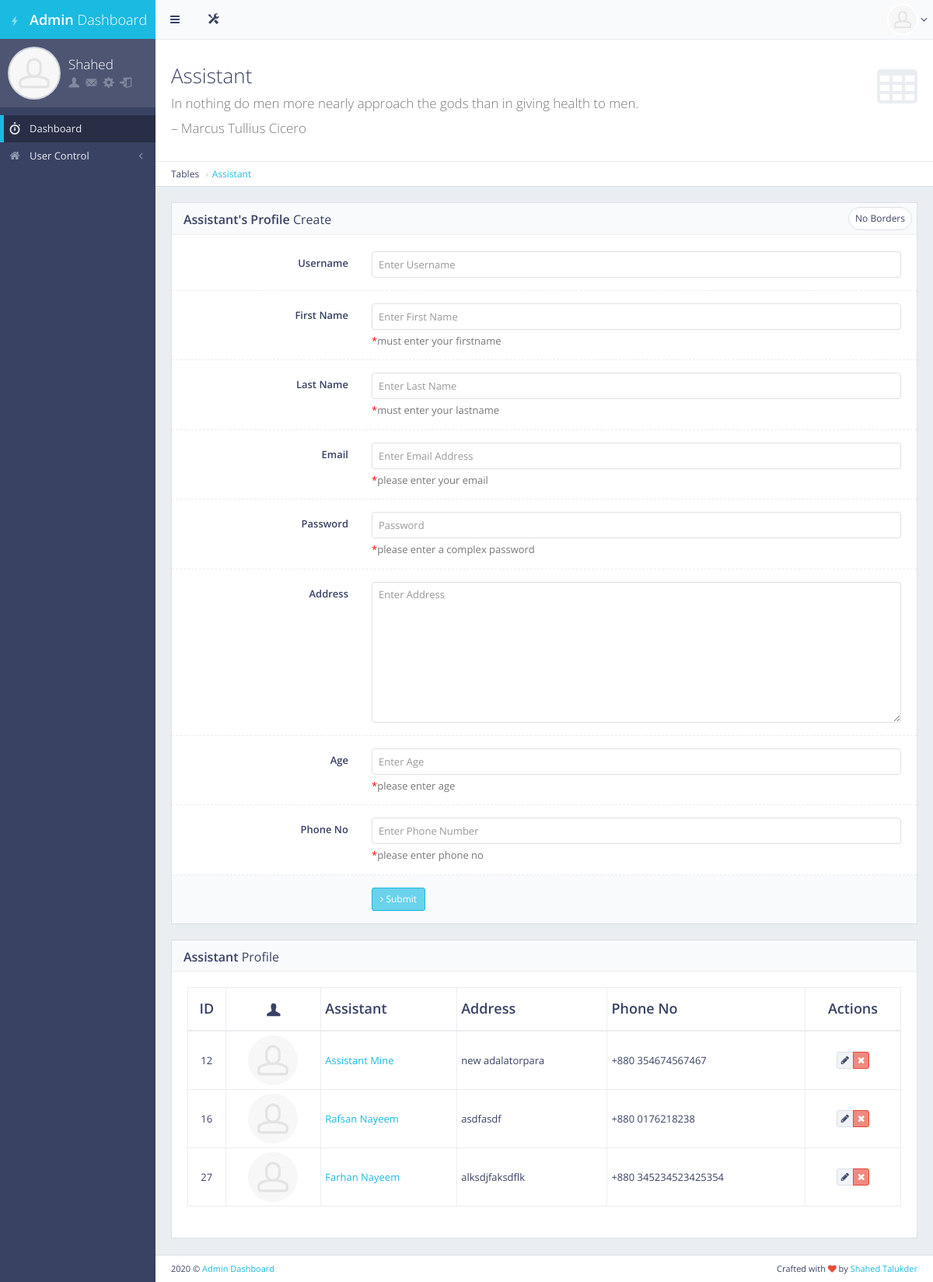
/crudAssistant/ (signed in), run on the app's committed database.
### main/models.py (models this page shows, shortened)
class User(AbstractUser):
    is_patient = models.BooleanField(default=False)
    is_doctor = models.BooleanField(default=False)
    is_nurse = models.BooleanField(default=False)
    is_assistant = models.BooleanField(default=False)
    is_admin = models.BooleanField(default=False)
    is_registered = models.BooleanField(default=False)

class Assistant(models.Model):
    user = models.OneToOneField(User, on_delete=models.CASCADE, primary_key=True,related_name="assistantuser")
    full_name = models.CharField(max_length=120, blank=True,null=True)
    address = models.CharField(max_length=500,blank=True,null=True)
    age = models.CharField(max_length=50, blank=True, null=True)
    phone_no = models.CharField(max_length=50,blank=True,null=True)
    class Meta:
        db_table = "assistant_info"

### frontend/views.py (the view, shortened to what this page needs)
# urls.py: path('crudAssistant/', views.crudAssistant, name="crudAssistant"),
def crudAssistant(request):
    if request.user.is_authenticated and request.user.is_superuser:
        assis = Assistant.objects.all()
        context = {"title":"Manage Assistant","assistant":assis}
        return render(request, 'front/crud_assistant.html', context)
    else:
        return redirect('/')

### frontend/templates/front/crud_assistant.html (shortened to what this page needs)
{%extends 'front/base.html'%}
{%load static%}
{%block main_content%}
<div id="page-content">
    <div class="content-header">
        <div class="header-section">
            <h1>
                <i class="fa fa-table"></i>Assistant<br><small>In nothing do men more nearly approach the gods than in giving health to men.</small><br/><small>– Marcus Tullius Cicero</small>
            </h1>
        </div>
    </div>
    <ul class="breadcrumb breadcrumb-top">
        <li>Tables</li>
        <li><a href="">Assistant</a></li>
    </ul>
    <div class="row">
        <div class="col-md-12">
            <div class="block">
                <div class="block-title">
                    <div class="block-options pull-right">
                        <a href="javascript:void(0)" class="btn btn-alt btn-sm btn-default toggle-bordered enable-tooltip" data-toggle="button" title="" data-original-title="Toggles .form-bordered class">No Borders</a>
                    </div>
                    <h2><strong>Assistant's Profile</strong> Create</h2>
                </div>
                <form method="POST" class="form-horizontal form-bordered">
                    <div class="form-group">
                        <label class="col-md-3 control-label">Username</label>
                        <div class="col-md-9">
                            <input class="form-control" name="assistantUsername" id="username" placeholder="Enter Username" />
                        </div>
                    </div>
                    <div class="form-group">
                        <label class="col-md-3 control-label" for="example-text-input">First Name</label>
                        <div class="col-md-9">
                            <input type="text" id="firstname" name="assistantFirstname" class="form-control" placeholder="Enter First Name">
                            <span class="help-block"><span style="color:red">*</span>must enter your firstname</span>
                        </div>
                    </div>
                    <div class="form-group">
                        <label class="col-md-3 control-label" for="example-text-input">Last Name</label>
                        <div class="col-md-9">
                            <input type="text" id="lastname" name="assistantLastname" class="form-control" placeholder="Enter Last Name">
                            <span class="help-block"><span style="color:red">*</span>must enter your lastname</span>
                        </div>
                    </div>
                    <div class="form-group">
                        <label class="col-md-3 control-label" for="example-email-input">Email</label>
                        <div class="col-md-9">
                            <input type="email" id="email" name="assistantEmail" class="form-control" placeholder="Enter Email Address">
                            <span class="help-block"><span style="color:red">*</span>please enter your email</span>
                        </div>
                    </div>
                    <div class="form-group">
                        <label class="col-md-3 control-label" for="example-password-input">Password</label>
                        <div class="col-md-9">
                            <input type="password" id="password1" name="assistantPassword1" class="form-control" placeholder="Password">
                            <span class="help-block"><span style="color:red">*</span>please enter a complex password</span>
                        </div>
                    </div>
                    <div class="form-group">
                        <label class="col-md-3 control-label" for="example-textarea-input">Address</label>
                        <div class="col-md-9">
                            <textarea id="address" name="assistantAddress" rows="9" class="form-control" placeholder="Enter Address"></textarea>
                        </div>
                    </div>
                    <div class="form-group">
                        <label class="col-md-3 control-label" for="example-email-input">Age</label>
                        <div class="col-md-9">
                            <input type="text" id="age" name="assistantAge" class="form-control" placeholder="Enter Age">
                            <span class="help-block"><span style="color:red">*</span>please enter age</span>
                        </div>
                    </div>
                    <div class="form-group">
                        <label class="col-md-3 control-label" for="example-email-input">Phone No</label>
                        <div class="col-md-9">
                            <input type="text" id="email" name="assistantPhoneno" class="form-control" placeholder="Enter Phone Number">
                            <span class="help-block"><span style="color:red">*</span>please enter phone no</span>
                        </div>
                    </div>
                    <div class="form-group form-actions">
                        <div class="col-md-9 col-md-offset-3">
                            <button type="submit" class="btn btn-sm btn-primary"><i class="fa fa-angle-right"></i> Submit</button>
                        </div>
                    </div>
                </form>
            </div>
        </div>
    </div>
    <div class="block full">
        <div class="block-title">
            <h2><strong>Assistant</strong> Profile</h2>
        </div>
        <div class="table-responsive">
            <table id="example-datatable" class="table table-vcenter table-condensed table-bordered">
                <thead>
                    <tr>
                        <th class="text-center">ID</th>
                        <th class="text-center"><i class="gi gi-user"></i></th>
                        <th>Assistant</th>
                        <th>Address</th>
                        <th>Phone No</th>
                        <th class="text-center">Actions</th>
                    </tr>
                </thead>
                <tbody>
                    {%for i in assistant%}
                    <tr>
                        <td class="text-center">{{i.user.id}}</td>
                        <td class="text-center"><img src="{%static 'front/'%}img/placeholders/avatars/avatar15.jpg" alt="avatar" class="img-circle"></td>
                        <td><a href="javascript:void(0)">{{i.full_name | title}}</a></td>
                        <td>{{i.address}}</td>
                        <td><span class="text-center">+880 {{i.phone_no}}</span></td>
                        <td class="text-center">
                            <div class="btn-group">
                                <a href="{% url 'edit_assistant' id=i.pk %}" data-toggle="tooltip" title="Edit" class="btn btn-xs btn-default"><i class="fa fa-pencil"></i></a>
                                <a href="{% url 'delete_assistant' id=i.pk %}" data-toggle="tooltip" title="Delete" class="btn btn-xs btn-danger"><i class="fa fa-times"></i></a>
                            </div>
                        </td>
                    </tr>
                    {%endfor%}
                </tbody>
            </table>
        </div>
    </div>
</div>
{%endblock main_content%}

### frontend/templates/front/base.html (shortened to what this page needs)
<!DOCTYPE html> {%load static%}
<html class="no-js" lang="en">
<head>
    <link rel="stylesheet" href="{% static 'front/' %}css/bootstrap.min.css">
    <link rel="stylesheet" href="{% static 'front/' %}css/plugins.css">
    <link rel="stylesheet" href="{% static 'front/' %}css/main.css">
    <link rel="stylesheet" href="{% static 'front/' %}css/themes.css">
</head>
<body>
    <div id="page-wrapper">
        <div id="page-container" class="sidebar-partial sidebar-visible-lg sidebar-no-animations">
            <div id="sidebar">
                <div id="sidebar-scroll">
                    <div class="sidebar-content">
                        <a href="/" class="sidebar-brand">
                            {%if user.is_superuser%}
                                <i class="gi gi-flash"></i><span class="sidebar-nav-mini-hide"><strong>Admin </strong>Dashboard</span>
                            {%elif user.is_doctor%}
                                <i class="gi gi-flash"></i><span class="sidebar-nav-mini-hide"><strong>Doc </strong>Dashboard</span>
                            {%elif user.is_assistant%}
                                <i class="gi gi-flash"></i><span class="sidebar-nav-mini-hide"><strong>Assist. </strong>Dashboard</span>
                            {%elif user.is_nurse%}
                                <i class="gi gi-flash"></i><span class="sidebar-nav-mini-hide"><strong>Nurse. </strong>Dashboard</span>
                            {%endif%}
                        </a>
                        <div class="sidebar-section sidebar-user clearfix sidebar-nav-mini-hide">
                            <div class="sidebar-user-avatar">
                                <a href="page_ready_user_profile.html">
                                    <img src="{% static 'front/' %}img/placeholders/avatars/avatar2.jpg" alt="avatar">
                                </a>
                            </div>
                            <div class="sidebar-user-name">{{user.first_name | title}}</div>
                            <div class="sidebar-user-links">
                                <a href="/profile" data-toggle="tooltip" data-placement="bottom" title="Profile"><i class="gi gi-user"></i></a>
                                <a href="/" data-toggle="tooltip" data-placement="bottom" title="Report"><i class="gi gi-envelope"></i></a>
                                <a href="/" class="enable-tooltip" data-placement="bottom" title="Edit Profile"><i class="gi gi-cogwheel"></i></a>
                                <a href="/logout" data-toggle="tooltip" data-placement="bottom" title="Logout"><i class="gi gi-exit"></i></a>
                            </div>
                        </div>
                        <ul class="sidebar-nav">
                            <li>
                                <a href="/" class=" active"><i class="gi gi-stopwatch sidebar-nav-icon"></i><span class="sidebar-nav-mini-hide">Dashboard</span></a>
                            </li>
                            <li>
                                {%if user.is_superuser%}
                                <a href="#" class="sidebar-nav-menu"><i class="fa fa-angle-left sidebar-nav-indicator sidebar-nav-mini-hide"></i><i class="fa fa-home sidebar-nav-icon"></i><span class="sidebar-nav-mini-hide">User Control</span></a>
                                {%endif%}
                            </li>
                        </ul>
                    </div>
                </div>
            </div>
            <div id="main-container">
                <header class="navbar navbar-default">
                    <ul class="nav navbar-nav-custom">
                        <li>
                            <a href="javascript:void(0)" onclick="App.sidebar('toggle-sidebar');this.blur();">
                                <i class="fa fa-bars fa-fw"></i>
                            </a>
                        </li>
                        <li class="dropdown">
                            <a href="javascript:void(0)" class="dropdown-toggle" data-toggle="dropdown">
                                <i class="gi gi-settings"></i>
                            </a>
                        </li>
                    </ul>
                    <ul class="nav navbar-nav-custom pull-right">
                        <li class="dropdown">
                            <a href="javascript:void(0)" class="dropdown-toggle" data-toggle="dropdown">
                                <img src="{% static 'front/' %}img/placeholders/avatars/avatar2.jpg" alt="avatar"> <i class="fa fa-angle-down"></i>
                            </a>
                        </li>
                    </ul>
                </header>
                {%block main_content%}{%endblock main_content%}
                <footer class="clearfix">
                    <div class="pull-right">
                        Crafted with <i class="fa fa-heart text-danger"></i> by <a href="http://facebook.com/shahed.talukder32" target="_blank">Shahed Talukder</a>
                    </div>
                    <div class="pull-left">
                        <span><script>document.write(new Date().getFullYear())</script></span> &copy; <a href="#" target="_blank">Admin Dashboard</a>
                    </div>
                </footer>
            </div>
        </div>
    </div>
</body>
</html>

### data on the page
User: first_name "Shahed"
Assistant: user.id "12", full_name "Assistant Mine", address "new adalatorpara", phone_no "354674567467"
Assistant: user.id "16", full_name "Rafsan Nayeem", address "asdfasdf", phone_no "0176218238"
Assistant: user.id "27", full_name "Farhan Nayeem", address "alksdjfaksdflk", phone_no "345234523425354"
